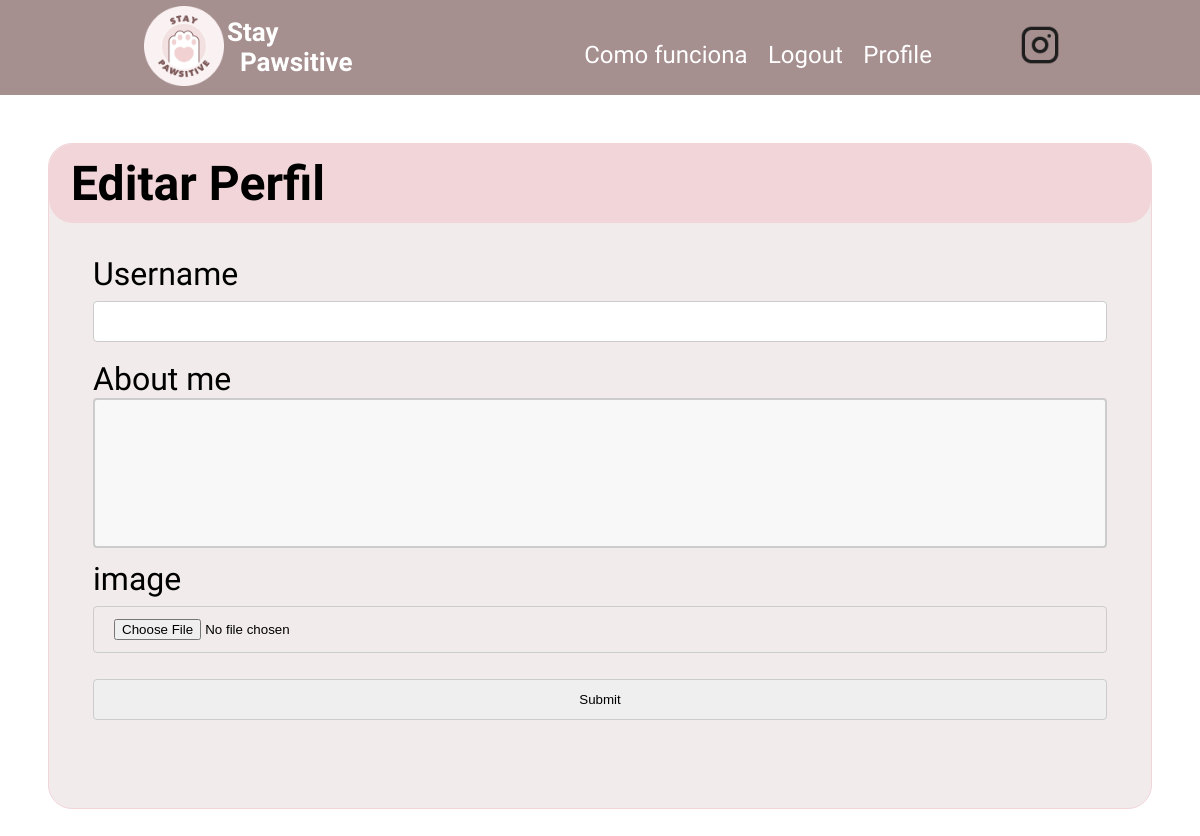
The page /edit_profile (signed in) on the database as committed earlier.
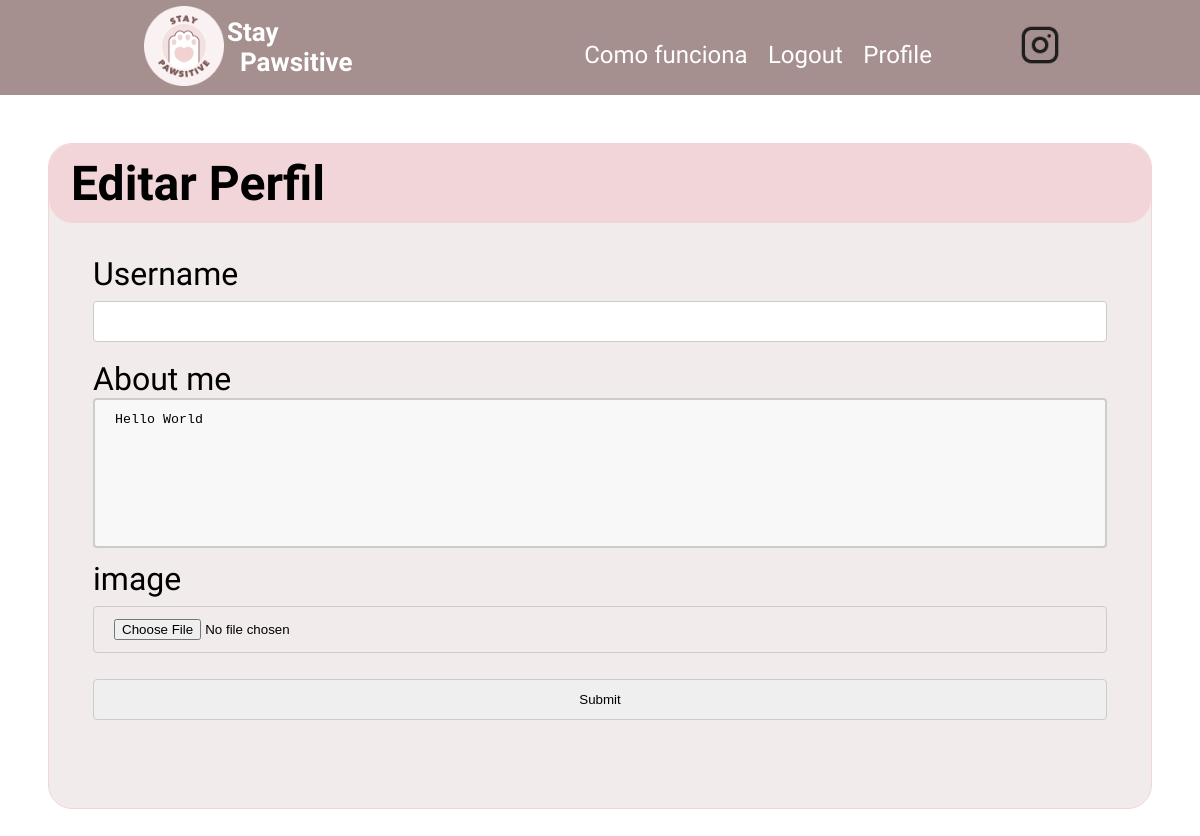
The same page on the database as committed later.
### app/models.py (models this page shows, shortened)
class User(UserMixin, db.Model):
    id: so.Mapped[int] = so.mapped_column(primary_key=True)
    username: so.Mapped[str] = so.mapped_column(sa.String(64), index=True,
                                                unique=True)
    email: so.Mapped[str] = so.mapped_column(sa.String(120), index=True,
                                             unique=True)
    password_hash: so.Mapped[Optional[str]] = so.mapped_column(sa.String(256))
    name: so.Mapped[str] = so.mapped_column(sa.String(64), index=True, unique=False)
    phone: so.Mapped[str] = so.mapped_column(sa.String(15), index=True, unique=False)
    birthdate: so.Mapped[datetime] = so.mapped_column(
        index=True, default=lambda: datetime.now(timezone.utc))
    address: so.Mapped[str] = so.mapped_column(sa.String(64), index=True, unique=False)
    cpf: so.Mapped[str] = so.mapped_column(sa.String(11), index=True, unique=False)
    avatar: so.Mapped[str] = so.mapped_column(sa.String(100), index=True, unique=False)
    about_me: so.Mapped[Optional[str]] = so.mapped_column(sa.String(140))

### app/routes.py (the view)
@app.route('/edit_profile', methods=['GET', 'POST'])
@login_required
def edit_profile():
    form = EditProfileForm()
    if form.validate_on_submit():
        if form.username.data:
            current_user.username = form.username.data
        current_user.about_me = form.about_me.data
        if form.image.data:
            f = form.image.data
            uploaded_filename = secure_filename(f.filename)
            _, file_extension = os.path.splitext(uploaded_filename)
            filename = "{}{}".format(current_user.username, file_extension)
            f.save(os.path.join(os.path.dirname(__file__),'static','avatar', filename))
            current_user.avatar = "avatar/{}".format(filename)
        db.session.commit()
        flash('Your changes have been saved.')
        return redirect(url_for('edit_profile'))
    elif request.method == 'GET':
        form.about_me.data = current_user.about_me
    return render_template('edit_profile.html', title='Edit Profile',
                           form=form)

### app/forms.py (shortened to what this page needs)
class EditProfileForm(FlaskForm):
    username = StringField('Username', validators=[])
    about_me = TextAreaField('About me', validators=[Length(min=0, max=140)])
    image = FileField('image', validators=[FileAllowed(photos, 'Somente imagens são aceitas!')])
    submit = SubmitField('Submit')

### app/models.py (called while the page is built)
@login.user_loader
def load_user(id):
    return db.session.get(User, int(id))

### app/templates/edit_profile.html (shortened to what this page needs)
{% extends "base.html" %}
{% block head %}
    {{ super() }}
    <link rel="stylesheet" href="{{url_for('static', filename='styles/forms.css')}}">
{% endblock head %}
{% block content %}
    <div class="container">
        <div class="title">
            Editar Perfil
        </div>
        <div class="form">
            <form action="" method="post" enctype="multipart/form-data">
                <p>
                    {{ form.username.label }}<br>
                    {{ form.username(size=32) }}<br>
                </p>
                <p>
                    {{ form.about_me.label }}<br>
                    {{ form.about_me(cols=50, rows=4) }}<br>
                </p>
                <p>
                    {{ form.image.label }}<br>
                    {{ form.image }}<br>
                </p>
                <p>{{ form.submit() }}</p>
            </form>
        </div>
    </div>
{% endblock %}

Rows that differ between the two databases and show on the page:
now on this page (row edited): User: about_me "Hello World"
